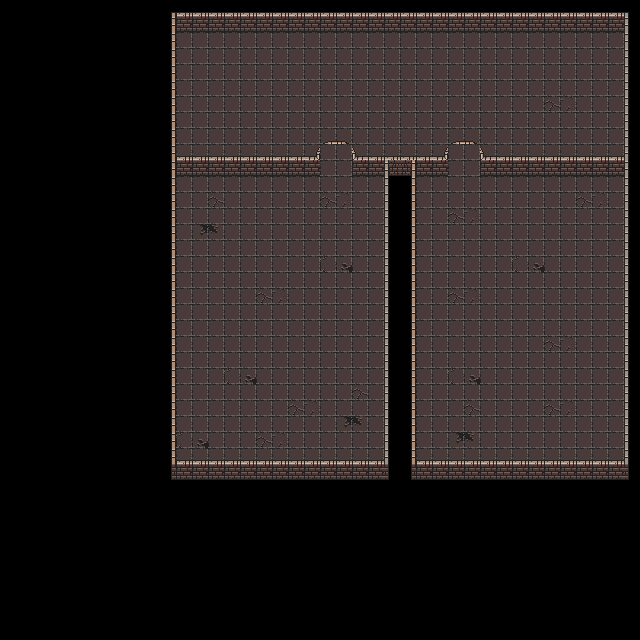

A 2D game scene composited from a Tiled map and its tileset images. What follows is a short description and the map's XML, with each tile layer's data collapsed to a summary:
An orthogonal 40x40 tile map with 16x16 px tiles, 2 tile layers (ground, walls) and 7 objects (2x door, 2x spawn, chest, button).

<map version="1.5" tiledversion="1.7.2" orientation="orthogonal" renderorder="right-down" width="40" height="40" tilewidth="16" tileheight="16" infinite="0" nextlayerid="6" nextobjectid="9">
 <tileset firstgid="1" name="dungeon" tilewidth="16" tileheight="16" tilecount="1024" columns="32">
  <image source="../tilesets/TSMapa/PNG/tileset.png" width="512" height="512" />
  <tile id="33">
   <properties>
    <property name="colides" type="bool" value="true" />
    <property name="wall" type="bool" value="true" />
   </properties>
  </tile>
  <tile id="34">
   <properties>
    <property name="colides" type="bool" value="true" />
    <property name="wall" type="bool" value="true" />
   </properties>
  </tile>
  <tile id="35">
   <properties>
    <property name="colides" type="bool" value="true" />
    <property name="wall" type="bool" value="true" />
   </properties>
  </tile>
  <tile id="36">
   <properties>
    <property name="colides" type="bool" value="true" />
    <property name="wall" type="bool" value="true" />
   </properties>
  </tile>
  <tile id="37">
   <properties>
    <property name="colides" type="bool" value="true" />
    <property name="wall" type="bool" value="true" />
   </properties>
  </tile>
  <tile id="38">
   <properties>
    <property name="colides" type="bool" value="true" />
    <property name="wall" type="bool" value="true" />
   </properties>
  </tile>
  <tile id="65">
   <properties>
    <property name="colides" type="bool" value="true" />
    <property name="wall" type="bool" value="true" />
   </properties>
  </tile>
  <tile id="66">
   <properties>
    <property name="colides" type="bool" value="true" />
    <property name="wall" type="bool" value="true" />
   </properties>
  </tile>
  <tile id="67">
   <properties>
    <property name="colides" type="bool" value="true" />
    <property name="wall" type="bool" value="true" />
   </properties>
  </tile>
  <tile id="97">
   <properties>
    <property name="colides" type="bool" value="true" />
    <property name="wall" type="bool" value="true" />
   </properties>
  </tile>
  <tile id="98">
   <properties>
    <property name="colides" type="bool" value="true" />
    <property name="wall" type="bool" value="true" />
   </properties>
  </tile>
  <tile id="99">
   <properties>
    <property name="colides" type="bool" value="true" />
    <property name="wall" type="bool" value="true" />
   </properties>
  </tile>
  <tile id="100">
   <properties>
    <property name="colides" type="bool" value="true" />
    <property name="wall" type="bool" value="true" />
   </properties>
  </tile>
  <tile id="101">
   <properties>
    <property name="colides" type="bool" value="true" />
    <property name="wall" type="bool" value="true" />
   </properties>
  </tile>
  <tile id="102">
   <properties>
    <property name="colides" type="bool" value="true" />
    <property name="wall" type="bool" value="true" />
   </properties>
  </tile>
  <tile id="197">
   <properties>
    <property name="colides" type="bool" value="true" />
    <property name="wall" type="bool" value="true" />
   </properties>
  </tile>
  <tile id="198">
   <properties>
    <property name="colides" type="bool" value="true" />
    <property name="wall" type="bool" value="true" />
   </properties>
  </tile>
  <tile id="258">
   <properties>
    <property name="colides" type="bool" value="true" />
    <property name="wall" type="bool" value="true" />
   </properties>
  </tile>
  <tile id="259">
   <properties>
    <property name="colides" type="bool" value="true" />
    <property name="wall" type="bool" value="true" />
   </properties>
  </tile>
  <tile id="292">
   <properties>
    <property name="colides" type="bool" value="true" />
    <property name="wall" type="bool" value="true" />
   </properties>
  </tile>
  <tile id="293">
   <properties>
    <property name="colides" type="bool" value="true" />
    <property name="wall" type="bool" value="true" />
   </properties>
  </tile>
  <tile id="322">
   <properties>
    <property name="colides" type="bool" value="true" />
    <property name="wall" type="bool" value="true" />
   </properties>
  </tile>
  <tile id="323">
   <properties>
    <property name="colides" type="bool" value="true" />
    <property name="wall" type="bool" value="true" />
   </properties>
  </tile>
  <tile id="481">
   <properties>
    <property name="colides" type="bool" value="true" />
    <property name="wall" type="bool" value="true" />
   </properties>
  </tile>
  <tile id="484">
   <properties>
    <property name="colides" type="bool" value="true" />
    <property name="wall" type="bool" value="true" />
   </properties>
  </tile>
 </tileset>
 <layer id="1" name="ground" width="40" height="40">
  <data>[1600 cells, 746 non-empty, 1 distinct tile ids]</data>
 </layer>
 <layer id="2" name="walls" width="40" height="40">
  <data>[1600 cells, 297 non-empty, 20 distinct tile ids]</data>
 </layer>
 <objectgroup id="3" name="doors">
  <object id="4" name="door" type="door" x="320" y="144" width="32" height="32" />
  <object id="5" x="369" y="225.333" width="1" />
  <object id="6" name="door" type="door" x="448" y="144" width="32" height="32" />
 </objectgroup>
 <objectgroup id="4" name="items">
  <object id="7" name="chest" type="chest" x="39" y="39" />
  <object id="8" name="button" type="button" x="40" y="71" />
 </objectgroup>
 <objectgroup id="5" name="spawn">
  <object id="1" name="spawn1" type="spawn" x="279.333" y="328" />
  <object id="3" name="spawn2" type="spawn" x="520" y="328" />
 </objectgroup>
</map>
